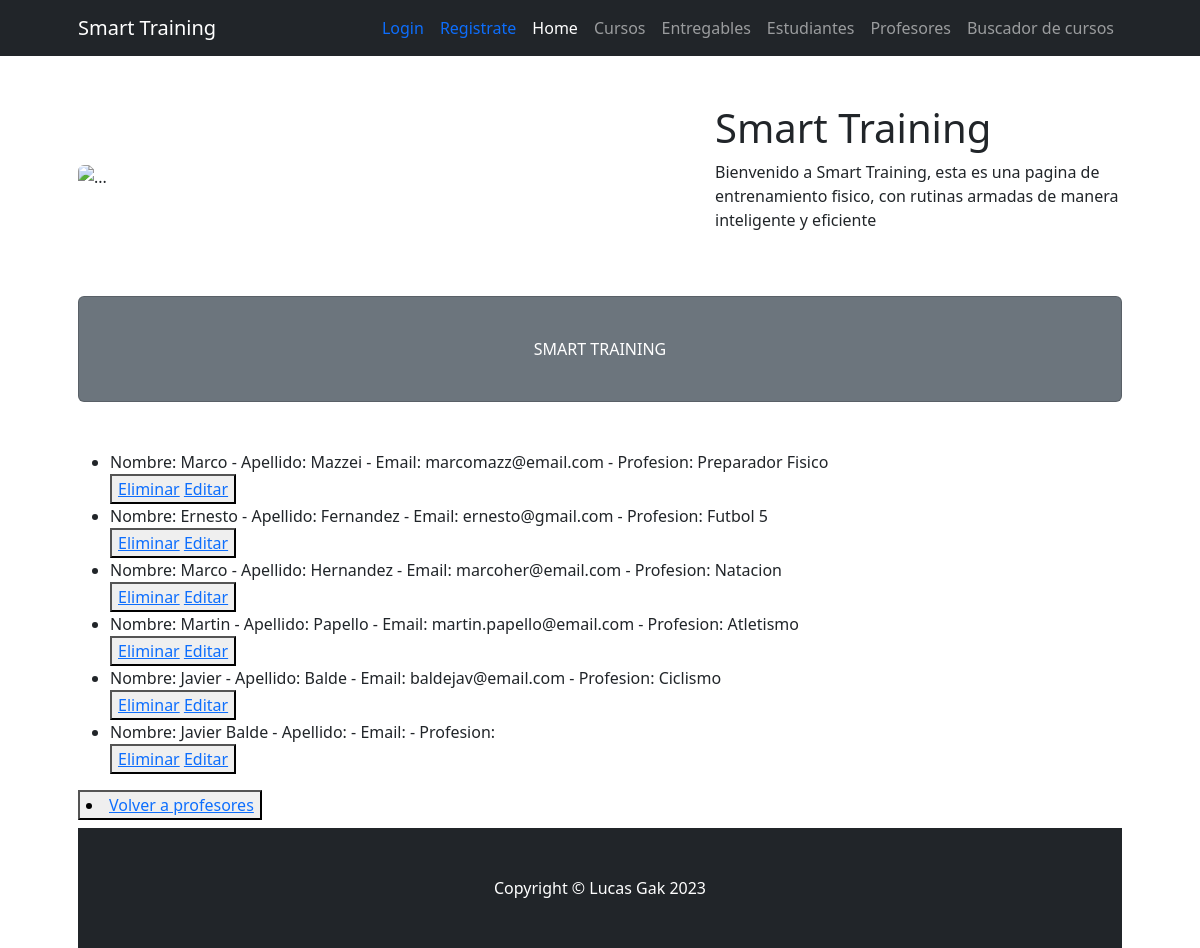
The page /ProjectoFinal23/leerProfesores on the database as committed earlier.
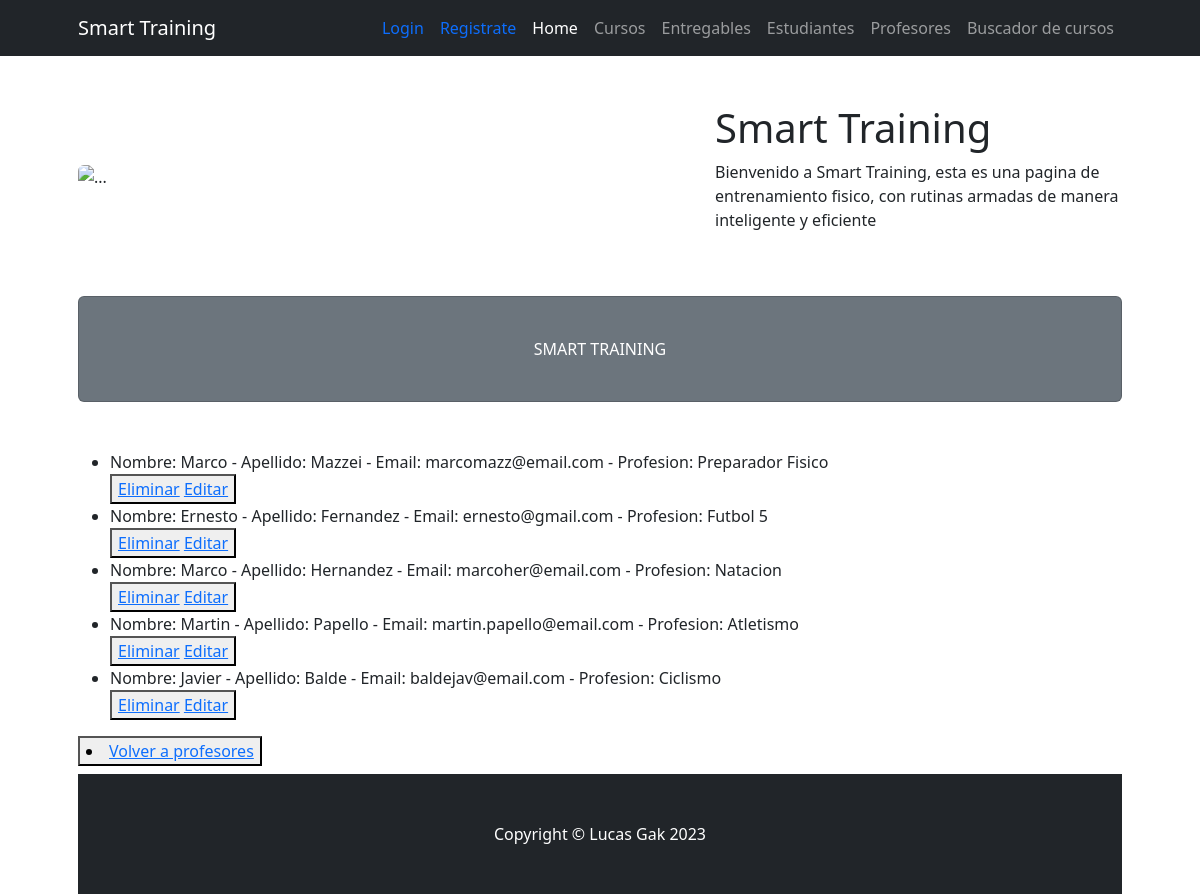
The same page on the database as committed later.
### ProjectoFinal23/models.py (models this page shows)
class Profesor(models.Model):
    nombre=models.CharField(max_length=30)
    apellido=models.CharField(max_length=30)
    email=models.EmailField()
    profesion=models.CharField(max_length=30)
    def __str__(self):
        return f"Nombre: {self.nombre} - Apellido: {self.apellido} - Email: {self.email} - Profesion: {self.profesion}"

### ProjectoFinal23/views.py (the view)
# urls.py: path('leerProfesores', views.leerProfesores, name = "LeerProfesores"),
def leerProfesores(request):
    profesores = Profesor.objects.all() #trae todos los profesores
    contexto = {"profesores":profesores}
    return render(request, "ProjectoFinal23/leerProfesores.html",contexto)

### ProjectoFinal23/templates/ProjectoFinal23/leerProfesores.html
{% extends 'ProjectoFinal23/padre.html' %}
{% load static %}
{% block section1 %}
<ul>
    {% for p in profesores %}
    <li>{{p}}</li>
    <button>
        <a href="{% url 'EliminarProfesor' p.id %}"> Eliminar</a>
        <a href="{% url 'EditarProfesor' p.id %}">Editar</a>
    </button>
{% endfor %}
</ul>
<button>
    <li><a href="{% url 'profesores' %}"> Volver a profesores</a></li>
</button>
{% endblock %}

Rows that differ between the two databases and show on the page:
removed Profesor: nombre+apellido+email "Nombre: Javier Balde - Apellido: - Email: - Profesion:"
